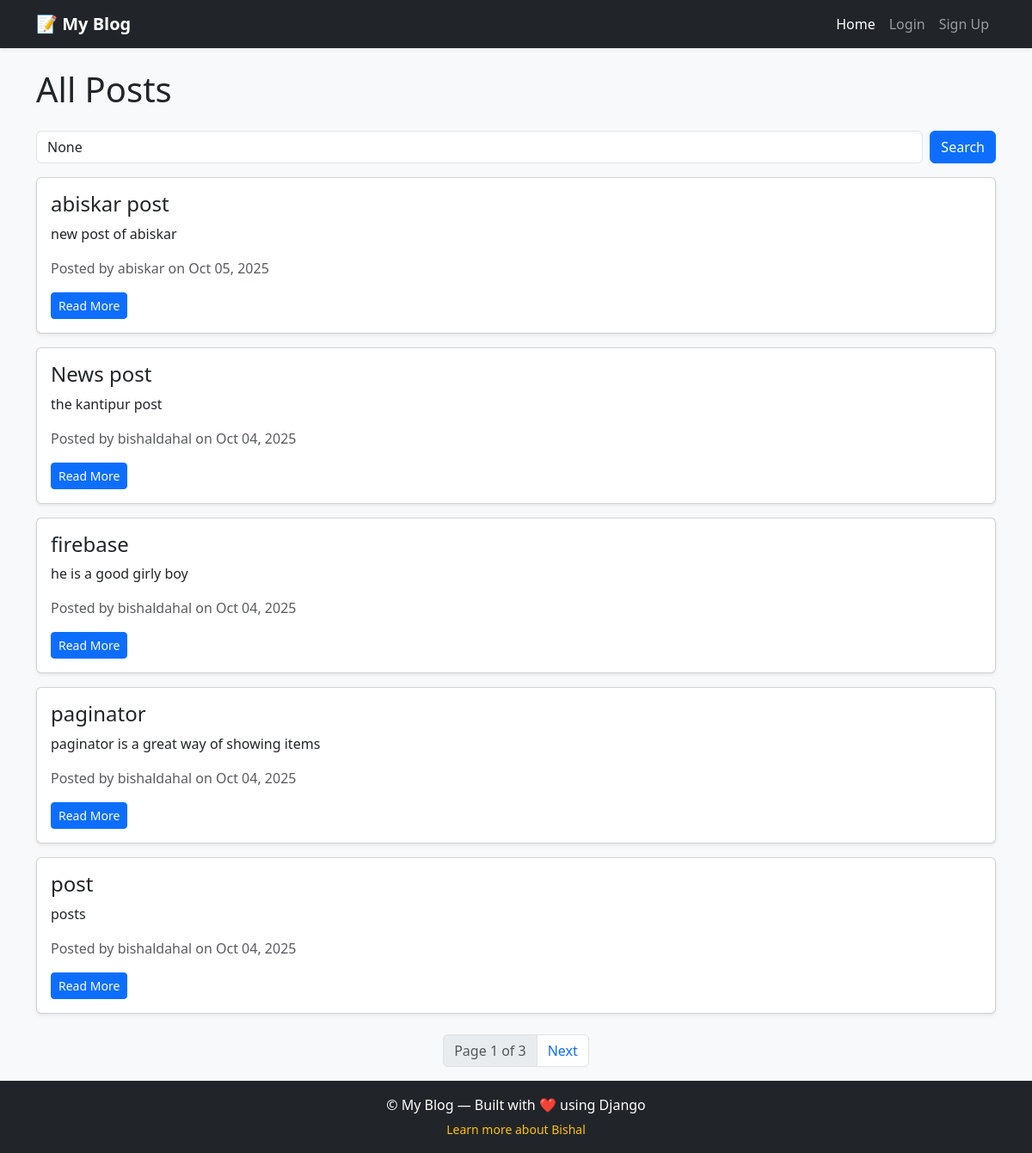
/posts/, run on an earlier commit of the app's database.
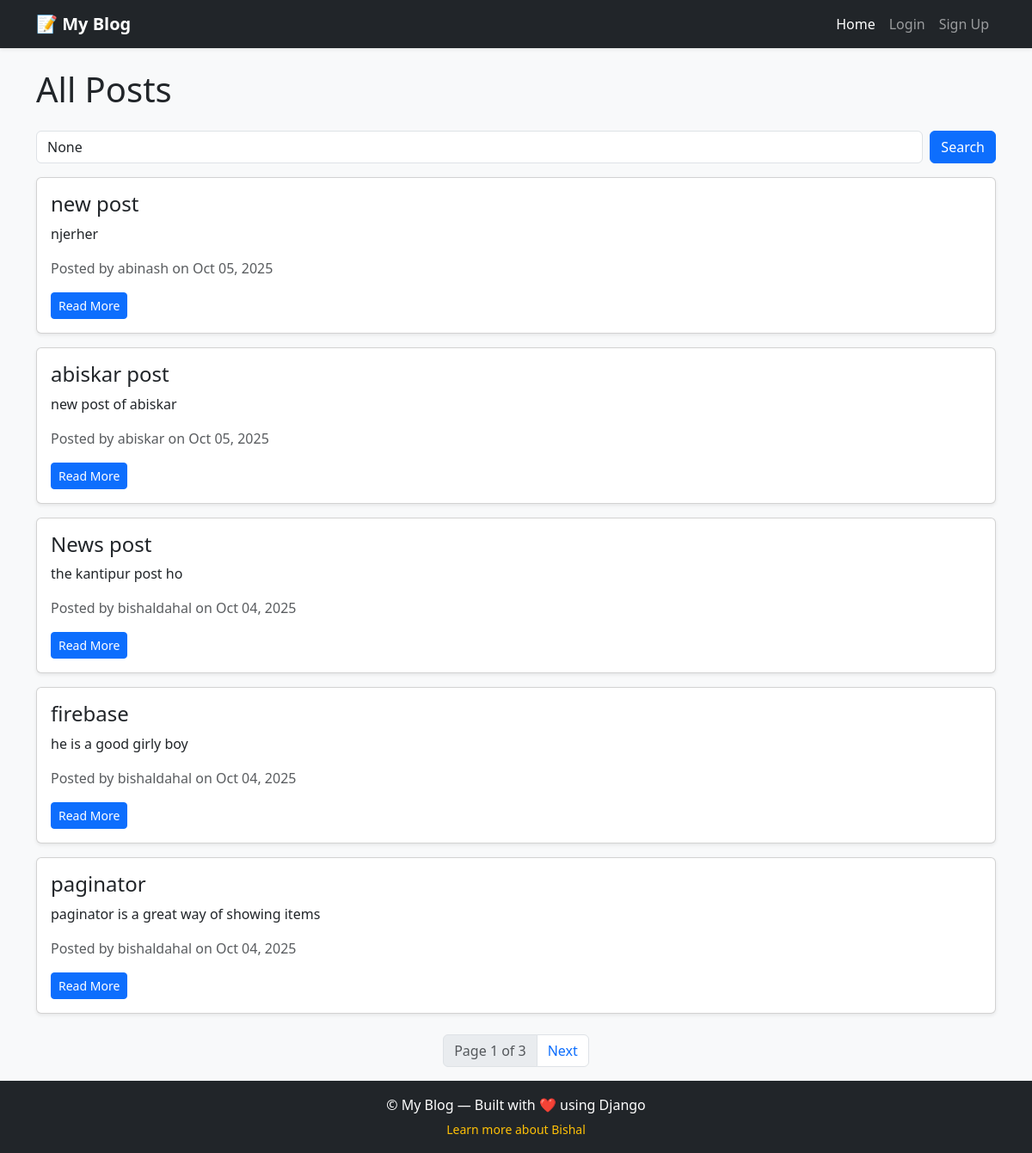
And on a later commit of the database.
### blog/models.py (models this page shows, shortened)
class Post(models.Model):
    author = models.ForeignKey(User, on_delete=models.CASCADE)
    title = models.CharField(max_length=100)
    content = models.TextField()
    image = models.ImageField(upload_to='posts/', blank=True, null=True)
    created_at = models.DateTimeField(auto_now_add=True)
    author = models.ForeignKey(User, on_delete=models.CASCADE)

### blog/views.py (the view)
# urls.py: path("posts/", views.post_list, name= "post_list"),
def post_list(request):
    query = request.GET.get('q')
    if query:
        post_list = Post.objects.filter(title__icontains=query).order_by('-created_at')
    else:
        post_list = Post.objects.all().order_by('-created_at')
    paginator = Paginator(post_list, 5)
    page_number = request.GET.get('page')
    page_obj = paginator.get_page(page_number)
    return render(request, 'blog/post_list.html', {'page_obj': page_obj, 'query': query})

### blog/templates/blog/post_list.html (shortened to what this page needs)
{% extends "layout.html" %}
{% block content %}
<h1 class="mb-4">All Posts</h1>
<form method="GET" class="mb-3 d-flex">
  <input type="text" name="q" class="form-control me-2" placeholder="Search posts..." value="{{ query }}">
  <button type="submit" class="btn btn-primary">Search</button>
</form>
{% for post in page_obj %}
  <div class="card mb-3 shadow-sm">
    <div class="card-body">
      <h4 class="card-title">{{ post.title }}</h4>
      <p class="card-text">{{ post.content|truncatewords:20 }}</p>
      <p class="text-muted">Posted by {{ post.author.username }} on {{ post.created_at|date:"M d, Y" }}</p>
      <a href="{% url 'post_detail' post.id %}" class="btn btn-primary btn-sm">Read More</a>
    </div>
  </div>
{% empty %}
  <p>No posts found.</p>
{% endfor %}
<nav aria-label="Page navigation" class="mt-4">
  <ul class="pagination justify-content-center">
    <li class="page-item disabled">
      <span class="page-link">Page {{ page_obj.number }} of {{ page_obj.paginator.num_pages }}</span>
    </li>
    {% if page_obj.has_next %}
      <li class="page-item">
        <a class="page-link" href="?page={{ page_obj.next_page_number }}{% if query %}&q={{ query }}{% endif %}">Next</a>
      </li>
    {% endif %}
  </ul>
</nav>
{% endblock %}

What changed in the data, as far as the page shows it:
no longer on this page (row unchanged): Post: title "post", content "posts", author.username "bishaldahal", created_at "Oct 04, 2025"
added Post: title "new post", content "njerher", author.username "abinash", created_at "Oct 05, 2025"
changed Post "News post": content "the kantipur post" → "the kantipur post ho"
